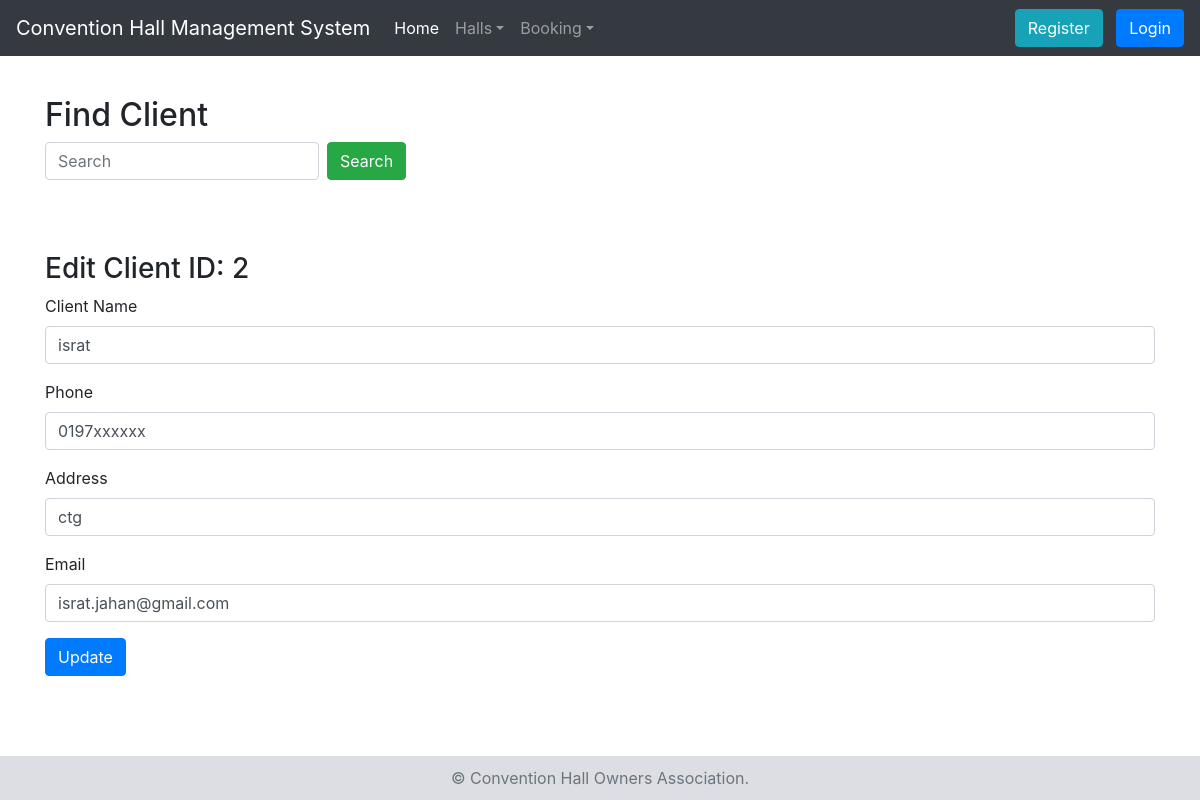
Page /V6/chbs/edit_client.php?client_id=2 on the earlier database version.
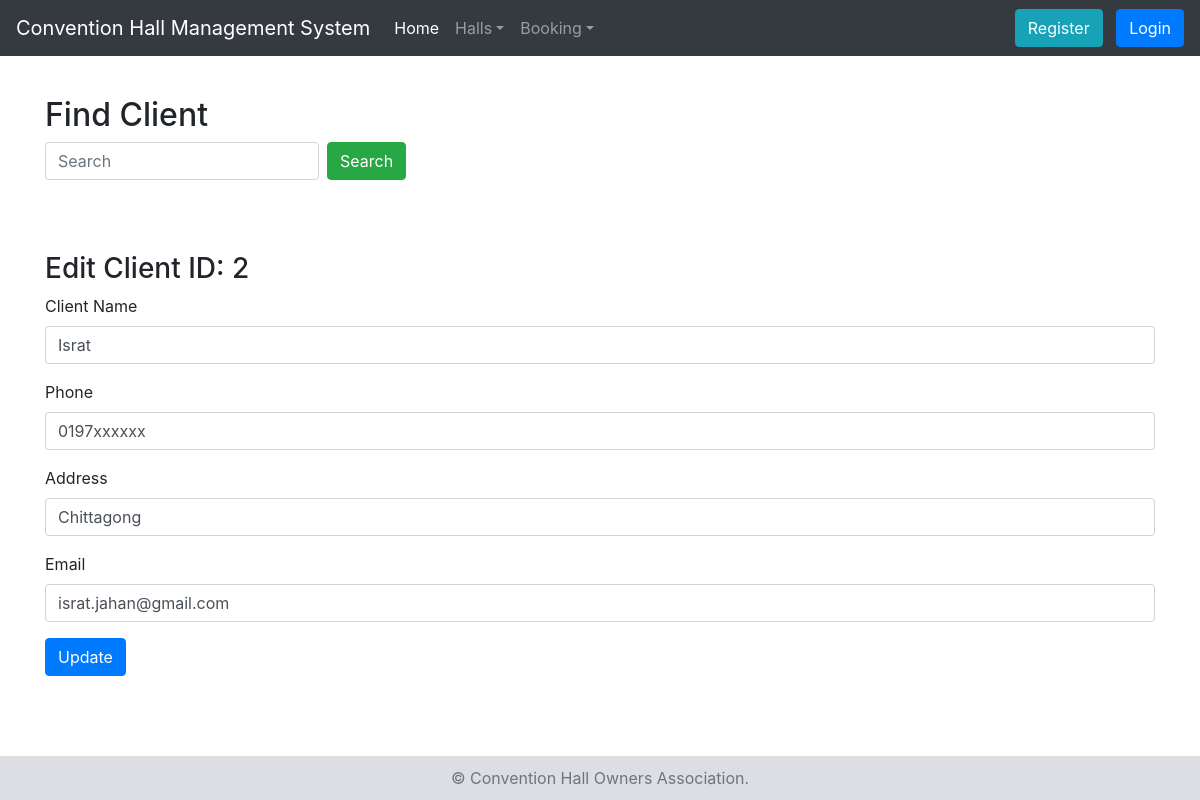
Same page on the later database version.
### tables this page shows
CREATE TABLE `client` (
  `client_id` int(10) NOT NULL,
  `name` varchar(200) NOT NULL,
  `phone` varchar(15) NOT NULL,
  `address` varchar(200) NOT NULL,
  `email` varchar(200) NOT NULL
);

### V6/chbs/edit_client.php (the view, shortened to what this page needs)
<?php include('includes/header.php'); ?>
<h2>Find Client</h2>
 <form class="form-inline my-2 my-lg-0">
  <input class="form-control mr-sm-2" type="text" name="client_id" placeholder="Search" aria-label="Search">
  <button class="btn btn-success my-2 my-sm-0" type="submit">Search</button>
 </form>
 <br>
 <br>
 <br>
<?php
if(isset($_GET['client_id']) ){
	$client_id = $_GET['client_id'];
	$q = "SELECT * FROM client where client_id='{$client_id}'";
	$res = mysqli_query($dblink, $q);
	if(mysqli_num_rows($res)>0){
		$client  = mysqli_fetch_assoc($res);
		$name =  $client['name'];
		$phone =  $client['phone'];
		$address =  $client['address'];
		$email =  $client['email'];
?>
	<h3>Edit Client ID: <?php echo $client_id?></h3>
	<form method="post" action="edit_client.php">
	  <div class="form-group">
	    <label for="name">Client Name</label>
	    <input type="text" name="name" value="<?php echo $name?>" required class="form-control" id="name" aria-describedby="emailHelp" placeholder="Enter Name">
	  </div>
	  <div class="form-group">
	    <label for="phone">Phone</label>
	    <input type="text" name="phone" value="<?php echo $phone?>" required class="form-control" id="phone" placeholder="Enter Phone">
	  </div>
	<div class="form-group">
	    <label for="address">Address</label>
	    <input type="text" name="address" value="<?php echo $address?>" required class="form-control" id="address" placeholder="Enter Phone">
	  </div>
	 <div class="form-group">
	    <label for="email">Email</label>
	    <input type="text" name="email" value="<?php echo $email?>" required class="form-control" id="email" placeholder="Enter Email">
	  </div>
	  <button type="submit" name="update" class="btn btn-primary">Update</button>
	</form>
<?php
	}
	else{
		alertMsg('Client ID: <strong>'.$client_id.'</strong> Not Found.');
	}
}
?>
<?php include('includes/footer.php'); ?>

Differences in the rows shown:
changed client "0197xxxxxx": name "israt" → "Israt"; address "ctg" → "Chittagong"
